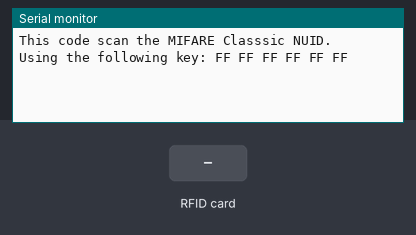
This sketch was run on a simulated Arduino Uno, built with avr-gcc and run on an emulated ATmega328P. Shown: the last lines printed to the serial monitor. The test bench sets the inputs (shaded band).

Above: at 1.2 s.
1.3 s: RFID card 71 CE 69 08 held to the reader
At 2.5 s:
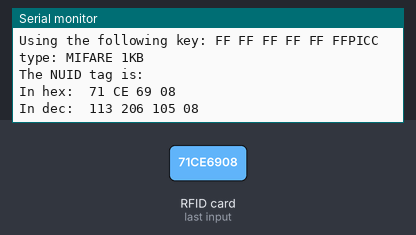
2.8 s: RFID card 5E 7A 19 C4 held to the reader
At 3.5 s:
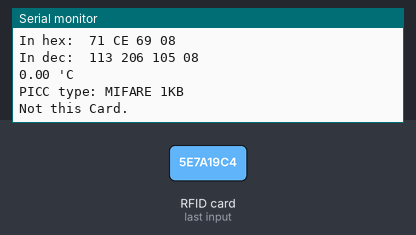

The sketch:

temprfid.ino
```cpp
// (licence header left out)
#include <SPI.h>
#include <MFRC522.h>

#define SS_PIN 10
#define RST_PIN 9
#include <OneWire.h>
#include <DS18B20.h>
#define ONEWIRE_PIN 2
float maxi(float mala[18]){
  float a=-273.15;

  for (int i=0;i<18;i++){
    if (mala[i]>a) a=mala[i];
  }
  return a;
  }
float mini(float mala[18]){
  float a=1000000.0;

  for (int i=0;i<18;i++){
    if (mala[i]<a) a=mala[i];
  }
  return a;
  }
float srednia(float mala[18]){
  float a=0;

  for (int i=0;i<18;i++){
     a+=mala[i];
  }
  a=(a-mini(mala)-maxi(mala))/16;
  return a;
  }
// Adres czujnika
byte address[8] = {0x28,0xFF,0x77,0x29,0xA2,0x17,0x4,0xCD};

OneWire onewire(ONEWIRE_PIN);
DS18B20 sensors(&onewire);
float mala[18]={0.0,0,0, 0,0,0, 0,0,0, 0,0,0, 0,0,0, 0,0,0};
short int numer=0;

MFRC522 rfid(SS_PIN, RST_PIN); // Instance of the class

MFRC522::MIFARE_Key key;

// Init array that will store new NUID
byte nuidPICC[4]={0x71,0xCE,0x69,0X08};

void setup() {
  Serial.begin(9600);
  SPI.begin(); // Init SPI bus
  sensors.begin();
  rfid.PCD_Init(); // Init MFRC522

  for (byte i = 0; i < 6; i++) {
    key.keyByte[i] = 0xFF;
  }

  Serial.println(F("This code scan the MIFARE Classsic NUID."));
  Serial.print(F("Using the following key:"));
  printHex(key.keyByte, MFRC522::MF_KEY_SIZE);


}

void loop() {

  // Look for new cards
  if ( ! rfid.PICC_IsNewCardPresent())
    return;

  // Verify if the NUID has been readed
  if ( ! rfid.PICC_ReadCardSerial())
    return;

  Serial.print(F("PICC type: "));
  MFRC522::PICC_Type piccType = rfid.PICC_GetType(rfid.uid.sak);
  Serial.println(rfid.PICC_GetTypeName(piccType));

  // Check is the PICC of Classic MIFARE type
  if (piccType != MFRC522::PICC_TYPE_MIFARE_MINI &&
    piccType != MFRC522::PICC_TYPE_MIFARE_1K &&
    piccType != MFRC522::PICC_TYPE_MIFARE_4K) {
    Serial.println(F("Your tag is not of type MIFARE Classic."));
    return;
  }

  if (rfid.uid.uidByte[0] == nuidPICC[0] ||
    rfid.uid.uidByte[1] == nuidPICC[1] ||
    rfid.uid.uidByte[2] == nuidPICC[2] ||
    rfid.uid.uidByte[3] == nuidPICC[3] ) {
    Serial.println(F("The NUID tag is:"));
    Serial.print(F("In hex: "));
    printHex(rfid.uid.uidByte, rfid.uid.size);
    Serial.println();
    Serial.print(F("In dec: "));
    printDec(rfid.uid.uidByte, rfid.uid.size);
    Serial.println();
    for(int i=0; i<18;i++){

    float temperature = sensors.readTemperature(address);
    mala[numer]=temperature;
    if (numer==17){
      Serial.print(srednia(mala));
      Serial.println(F(" 'C"));
      numer=0;
      }else numer++;
    sensors.request(address);
    delay(100);
  }
  }
  else Serial.println(F("Not this Card."));

  // Halt PICC
  rfid.PICC_HaltA();

  // Stop encryption on PCD
  rfid.PCD_StopCrypto1();
}


/**
 * Helper routine to dump a byte array as hex values to Serial.
 */
void printHex(byte *buffer, byte bufferSize) {
  for (byte i = 0; i < bufferSize; i++) {
    Serial.print(buffer[i] < 0x10 ? " 0" : " ");
    Serial.print(buffer[i], HEX);
  }
}

/**
 * Helper routine to dump a byte array as dec values to Serial.
 */
void printDec(byte *buffer, byte bufferSize) {
  for (byte i = 0; i < bufferSize; i++) {
    Serial.print(buffer[i] < 0x10 ? " 0" : " ");
    Serial.print(buffer[i], DEC);
  }
}
```

Measured:
- after the input at 1.3 s, the serial monitor: prints a new line at once (image 1)
- after the input at 2.8 s, the serial monitor: prints a new line after 0.36 s (image 2)
